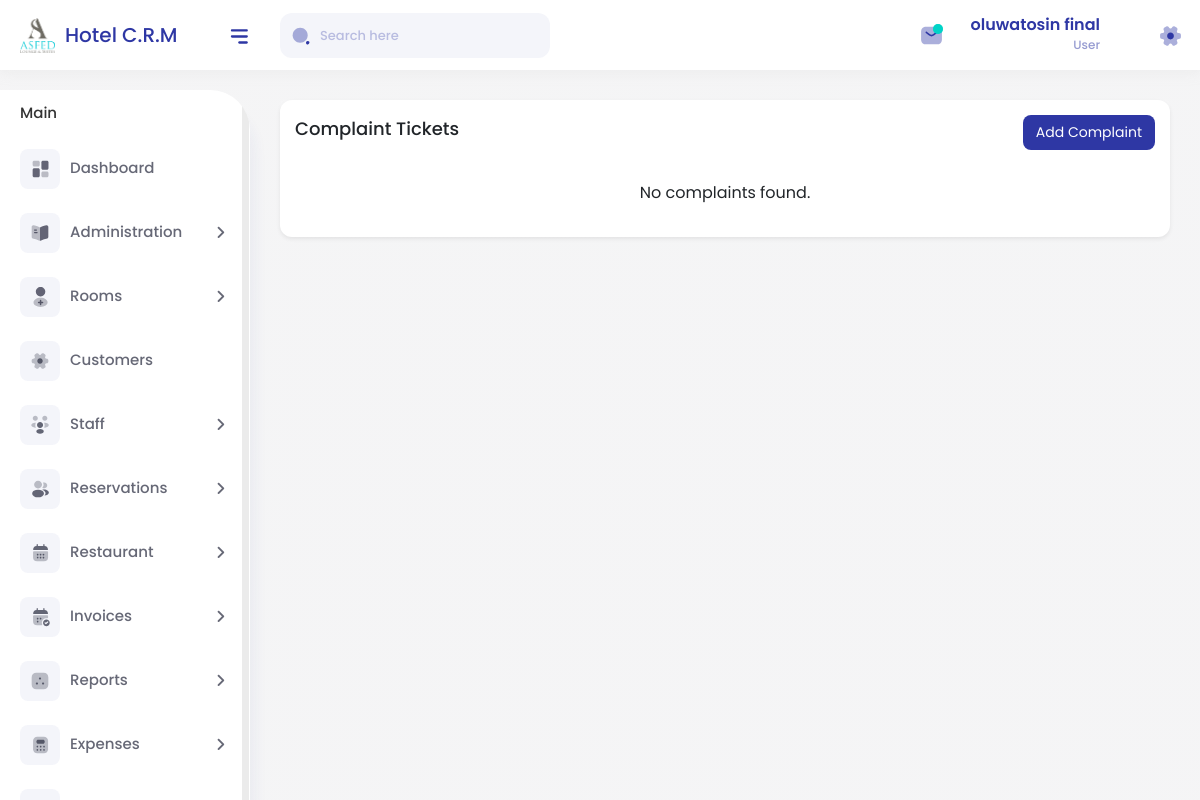
Before: /housekeeping/complaints/ (signed in) with the older database file.
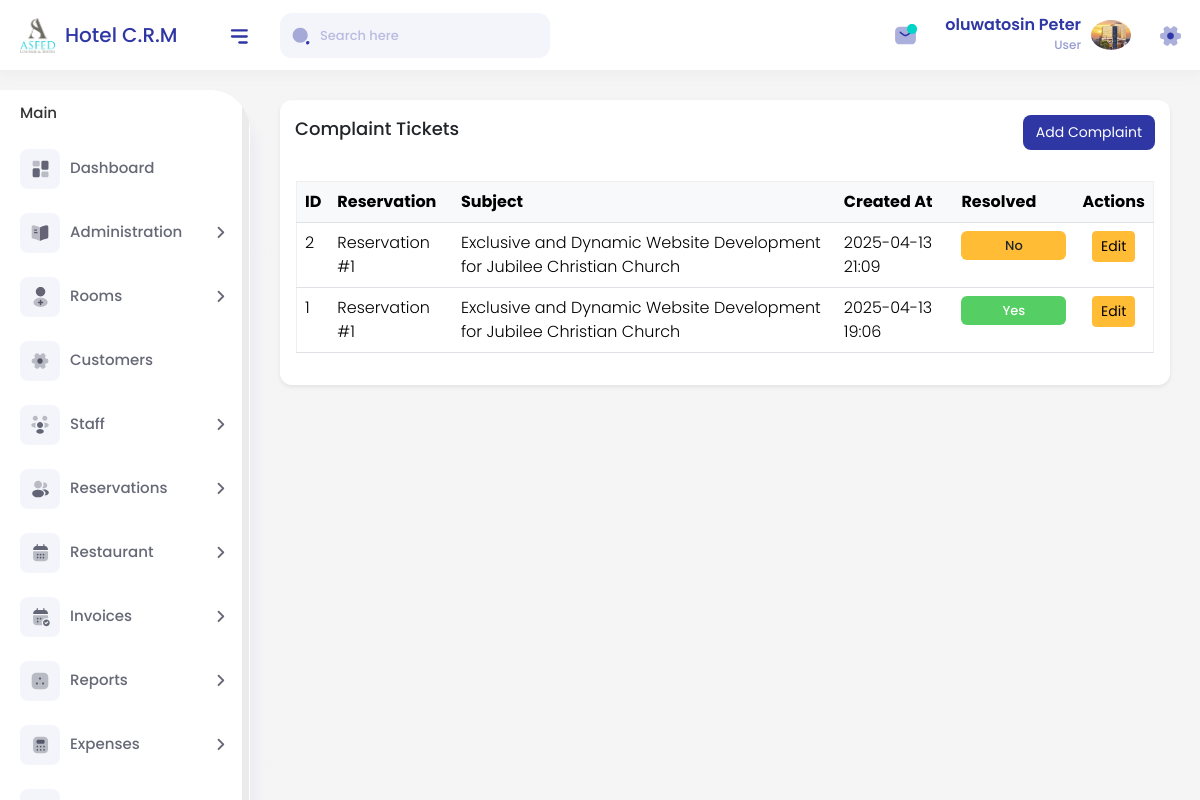
After: the same page with the newer database file.
### accounts/models.py (models this page shows, shortened)
class User(AbstractUser):
    phone  = models.CharField(max_length=20, blank=True)
    avatar = models.ImageField(upload_to="avatars/", blank=True, null=True)

### housekeeping/models.py (models this page shows, shortened)
class ComplaintTicket(models.Model):
    reservation = models.ForeignKey(
        Reservation,
        on_delete=models.SET_NULL,
        null=True,
        blank=True,
        related_name='complaint_tickets'
    )
    subject = models.CharField(max_length=150)
    description = models.TextField()
    created_at = models.DateTimeField(auto_now_add=True)
    resolved = models.BooleanField(default=False)
    class Meta:
        ordering = ['-created_at']
        verbose_name = "Complaint Ticket"
        verbose_name_plural = "Complaint Tickets"

### reservations/models.py (models this page shows, shortened)
class Reservation(models.Model):
    PENDING   = "pending"
    ACTIVE    = "active"
    COMPLETED = "completed"
    CANCELLED = "cancelled"
    STATUS_CHOICES = [
        (PENDING,   "Pending"),
        (ACTIVE,    "Active"),
        (COMPLETED, "Completed"),
        (CANCELLED, "Cancelled"),
    ]
    customer         = models.ForeignKey(Customer, on_delete=models.PROTECT)
    room             = models.ForeignKey(Room,     on_delete=models.PROTECT)
    check_in         = models.DateField()
    check_out        = models.DateField()
    actual_check_in  = models.DateTimeField(blank=True, null=True)
    actual_check_out = models.DateTimeField(blank=True, null=True)
    number_of_guests = models.PositiveIntegerField(default=1)
    deposit_amount   = models.DecimalField(max_digits=10, decimal_places=2, default=0)
    status           = models.CharField(max_length=12, choices=STATUS_CHOICES, default=PENDING)
    notes            = models.TextField(blank=True)
    created_by       = models.ForeignKey(
        settings.AUTH_USER_MODEL,
        on_delete=models.SET_NULL,
        related_name="reservations_created",
        null=True, blank=True,
    )
    updated_by       = models.ForeignKey(
        settings.AUTH_USER_MODEL,
        on_delete=models.SET_NULL,
        related_name="reservations_updated",
        null=True, blank=True,
    )
    created_at       = models.DateTimeField(auto_now_add=True)
    updated_at       = models.DateTimeField(auto_now=True)
    class Meta:
        ordering = ["-check_in"]
        indexes  = [
            models.Index(fields=["room", "check_in"]),
            models.Index(fields=["status"]),
        ]
        constraints = [
            models.UniqueConstraint(
                fields=["room", "check_in", "check_out"],
                name="uniq_room_exact_dates",
                violation_error_message="Duplicate exact‑date reservation.",
            ),
        ]

### housekeeping/views.py (the view)
# urls.py: path('complaints/', ComplaintListView.as_view(), name='complaint-list'),
class ComplaintListView(ListView):
    model = ComplaintTicket
    template_name = 'housekeeping/complaint_list.html'
    context_object_name = 'complaints'
    ordering = ['-created_at']

### accounts/templatetags/extras.py (called while the page is built)
@register.filter
def startswith(text, prefix):
    return str(text).startswith(prefix)

### templates/housekeeping/complaint_list.html
{% extends "base.html" %}
{% load crispy_forms_tags %}
{% load static %}
{% block content %}
<div class="page-wrapper">
  <div class="content">
  <div class="card shadow-sm">
    <div class="card-header d-flex justify-content-between align-items-center">
      <h4>Complaint Tickets</h4>
      <a href="{% url 'housekeeping:complaint-create' %}" class="btn btn-primary">Add Complaint</a>
    </div>
    <div class="card-body">
      {% if complaints %}
      <div class="table-responsive">
        <table class="table table-hover">
          <thead class="table-light">
            <tr>
              <th>ID</th>
              <th>Reservation</th>
              <th>Subject</th>
              <th>Created At</th>
              <th>Resolved</th>
              <th class="text-center">Actions</th>
            </tr>
          </thead>
          <tbody>
            {% for complaint in complaints %}
            <tr>
              <td>{{ complaint.pk }}</td>
              <td>{% if complaint.reservation %}Reservation #{{ complaint.reservation.pk }}{% else %}N/A{% endif %}</td>
              <td>{{ complaint.subject }}</td>
              <td>{{ complaint.created_at|date:"Y-m-d H:i" }}</td>
              <td>
                {% if complaint.resolved %}
                  <span class="badge bg-success">Yes</span>
                {% else %}
                  <span class="badge bg-warning text-dark">No</span>
                {% endif %}
              </td>
              <td class="text-center">
                <a href="{% url 'housekeeping:complaint-update' complaint.pk %}" class="btn btn-sm btn-warning">Edit</a>
              </td>
            </tr>
            {% endfor %}
          </tbody>
        </table>
      </div>
      {% else %}
      <p class="text-center">No complaints found.</p>
      {% endif %}
    </div>
  </div>
</div>
{% endblock %}

### templates/header.html (shortened to what this page needs)
{% load static %}
<div class="header">
  <div class="header-left">
    <a href="{% url 'accounts:dashboard'%}" class="logo">
      <img src="{% static 'assets/img/logo.png' %}" width="35" height="35" alt />
      <span> Hotel C.R.M</span>
    </a>
  </div>
  <a id="toggle_btn" href="javascript:void(0);">
    <img src="{% static 'assets/img/icons/bar-icon.svg' %}" alt />
  </a>
  <div class="top-nav-search mob-view">
    <form>
      <input type="text" class="form-control" placeholder="Search here" />
      <a class="btn">
        <img src="{% static 'assets/img/icons/search-normal.svg' %}" alt />
      </a>
    </form>
  </div>
  <ul class="nav user-menu float-end">
    <li class="nav-item dropdown d-none d-md-block">
      <a href="#" class="dropdown-toggle nav-link" data-bs-toggle="dropdown">
        <img src="{% static 'assets/img/icons/note-icon-02.svg' %}" alt />
        <span class="pulse"></span>
      </a>
    </li>
    <li class="nav-item dropdown has-arrow user-profile-list">
      <a href="#" class="dropdown-toggle nav-link user-link" data-bs-toggle="dropdown">
        <div class="user-names">
          <h5>{{ user.get_full_name }}</h5>
          {% if user.staff %}
            <span>{{ user.staff.role }}</span>
          {% else %}
            <span>User</span>
          {% endif %}
        </div>
        <span class="user-img">
          {% if user.avatar %}
            <img src="{{ user.avatar.url }}" alt="{{ user.get_full_name }}" class="rounded-circle" width="30" height="30" />
          {% else %}
            <i class="fa fa-user" style="font-size: 24px;"></i>
          {% endif %}
        </span>
      </a>
    </li>
    <li class="nav-item">
      <a href="settings.html" class="hasnotifications nav-link">
        <img src="{% static 'assets/img/icons/setting-icon-01.svg' %}" alt />
      </a>
    </li>
  </ul>
</div>

Changed rows visible on the page:
changed User: get_full_name "oluwatosin final" → "oluwatosin Peter"; avatar: picture added; avatar empty → "avatars/bank5b.jpeg" (drawn)
added ComplaintTicket: pk "2", reservation.pk "1", subject "Exclusive and Dynamic Website Development for Jubilee Christian Church", created_at "2025-04-13 21:09", resolved "No"
added ComplaintTicket: pk "1", reservation.pk "1", subject "Exclusive and Dynamic Website Development for Jubilee Christian Church", created_at "2025-04-13 19:06", resolved "Yes"
Other visible differences:
text no longer shown: "No complaints found."
text now shown: "ID Reservation Subject Created At Resolved Actions"
